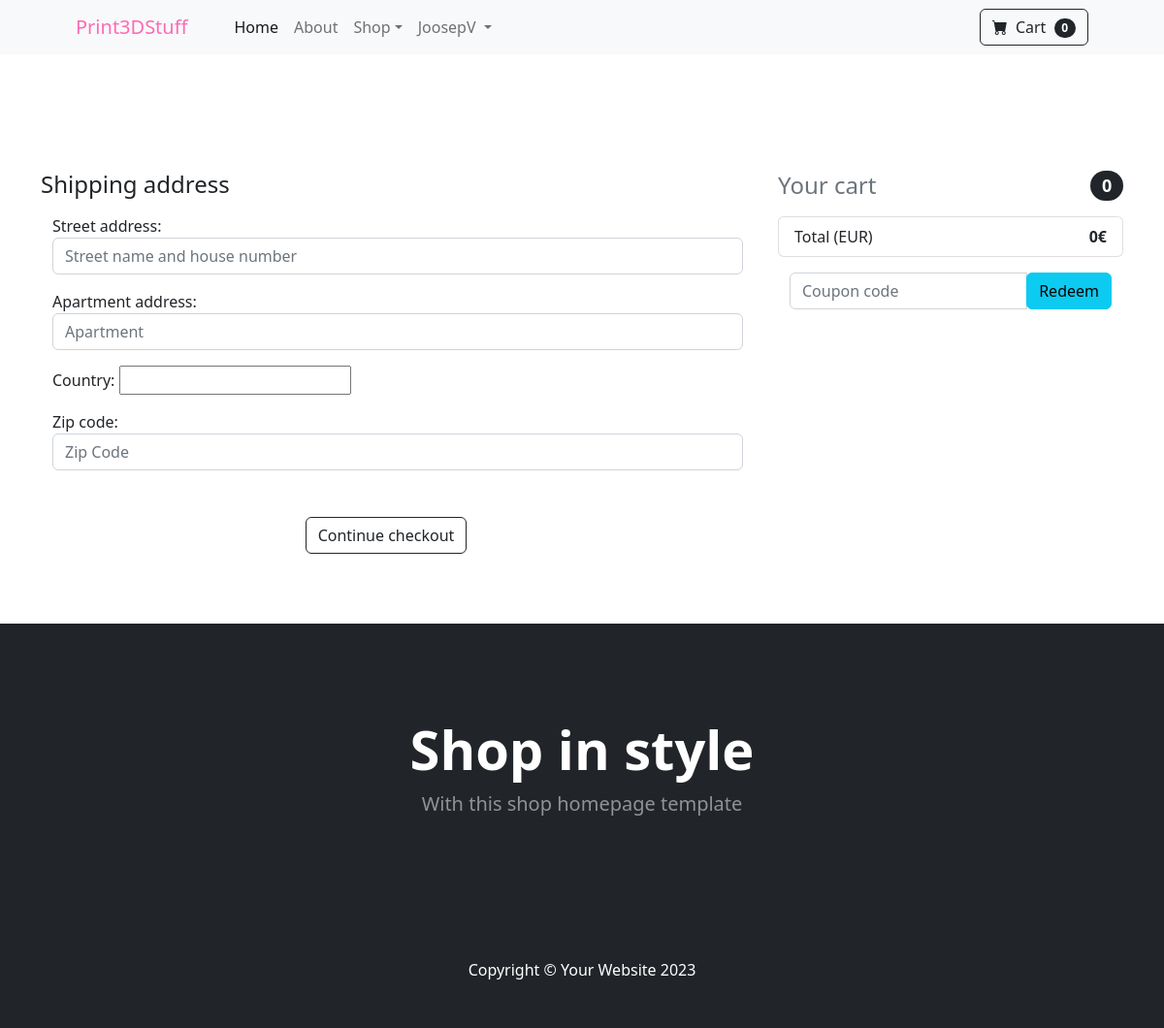
/shipping-address/ (signed in), run on an earlier commit of the app's database.
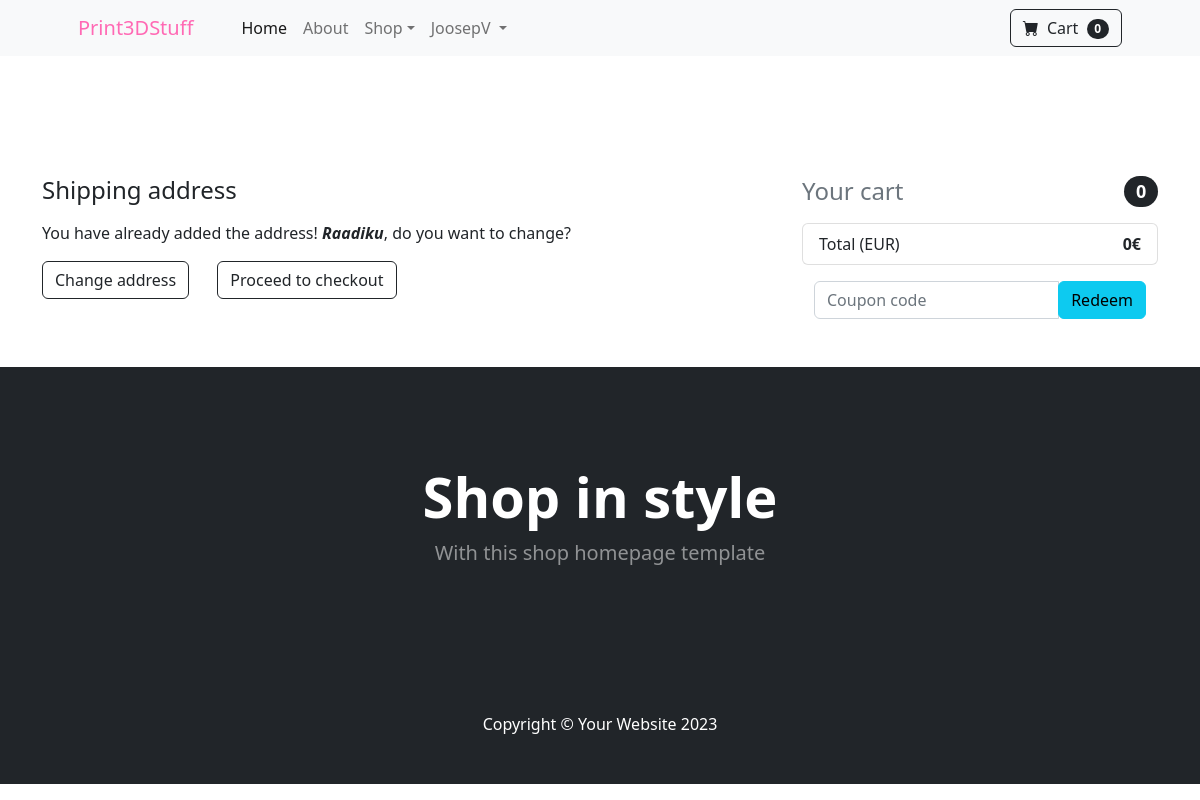
And on a later commit of the database.
### mainapp/models.py (models this page shows, shortened)
class Order(models.Model):
    user = models.ForeignKey(User, on_delete=models.CASCADE)
    order_ref = models.CharField(max_length=20)
    items = models.ManyToManyField(OrderItem)
    ordered_date = models.DateTimeField()
    ordered = models.BooleanField(default=False)
    billing_address = models.ForeignKey('BillingAddress', on_delete=models.SET_NULL, blank=True, null=True)
    coupon = models.ForeignKey('Coupon', on_delete=models.SET_NULL, blank=True, null=True)
    payment = models.ForeignKey('Payment', on_delete=models.SET_NULL, blank=True, null=True)
    delivered = models.BooleanField(default=False)
    received = models.BooleanField(default=False)
    refund_requested = models.BooleanField(default=False)
    refund_granted = models.BooleanField(default=False)
    def total_price(self):
        total = 0
        for order_item in self.items.all():
            total += order_item.final_price()
        if self.coupon:
            total -= self.coupon.amount
        return total

class BillingAddress(models.Model):
    user = models.ForeignKey(User, on_delete=models.CASCADE)
    street_address = models.CharField(max_length=100)
    apartment = models.CharField(max_length=5)
    country = CountryField(blank_label="(select country)", null=True)
    zip = models.CharField(max_length=10)

### mainapp/views.py (the view, shortened to what this page needs)
# urls.py: path('shipping-address/', views.ShippingAddressView.as_view(), name='shipping'),
class ShippingAddressView(View):
    def get(self, *args, **kwargs):
        try:
            order = Order.objects.get(user=self.request.user, ordered=False)
            form = ShippingAddressForm()
            context = {
                'form': form,
                'order': order,
                'couponform': CouponForm(),
                'display_coupon_form': True,
            }
            return render(self.request, 'shipping_address.html', context)
        except ObjectDoesNotExist:
            messages.warning(self.request, 'You do not have an active order.')
            return redirect('mainapp:summary')

### mainapp/forms.py
class ShippingAddressForm(forms.Form):
    street_address = forms.CharField(widget=forms.TextInput(attrs={
        'class': 'form-control',
        'id': 'floatingInput',
        'placeholder': 'Street name and house number',
    }))
    apartment_address = forms.CharField(widget=forms.TextInput(attrs={
        'class': 'form-control',
        'id': 'floatingApartment',
        'placeholder': 'Apartment',
    }))
    country = CountryField(blank_label='Select Country').formfield(widget=CountrySelectWidget(attrs={
        'class': 'form-control',
        'id': 'floatingSelect',
        'placeholder': 'Select Country',
        'aria-label': 'Select country',
    }))
    zip_code = forms.CharField(widget=forms.TextInput(attrs={
        'class': 'form-control',
        'id': 'floatingZip',
        'placeholder': 'Zip Code',
    }))

class CouponForm(forms.Form):
    code = forms.CharField(widget=forms.TextInput(attrs={
        "class": "form-control",
        "placeholder": "Coupon code"
    }))

### templates/shipping_address.html (shortened to what this page needs)
{% extends 'base.html' %}
{% block content %}
<section class="py-5">
  <div class="container">
    <div class="row">
      <div class="col-md-8">
        <h4 class="mb-3">Shipping address</h4>
        {% if order.billing_address %}
        <p>You have already added the address! <i><b>{{ order.billing_address.street_address }}</b></i>, do you want to change?</p>
        <a href="{% url 'mainapp:shipping' %}" class="btn btn-outline-dark mt-auto me-4">Change address</a>
        <a href="{% url 'mainapp:payment' %}" class="btn btn-outline-dark mt-auto me-4">Proceed to checkout</a>
        {% else %}
        <form action="" method="post" autocomplete="off" class="container">
          {{ form.as_p }}
          <div class="card-footer p-4 pt-0 border-top-0 bg-transparent">
            <div class="text-center mt-5">
              <button class="btn btn-outline-dark mt-auto me-4" type="submit">Continue checkout</button>
            </div>
          </div>
        </form>
        {% endif %}
      </div>
      <div class="col-md-4">
        {% include 'cart_snippet.html' %}
      </div>
    </div>
  </div>
</section>
{% endblock %}

### templates/cart_snippet.html (shortened to what this page needs)
<h4 class="d-flex justify-content-between align-items-center mb-3">
  <span class="text-muted">Your cart</span>
  <span class="badge bg-dark text-white ms-1 rounded-pill">{{ order.items.count }}</span>
</h4>
<ul class="list-group mb-3 z-depth-1">
  <li class="list-group-item d-flex justify-content-between">
    <span>Total (EUR)</span>
    <strong>{{ order.total_price }}€</strong>
  </li>
</ul>
{% if display_coupon_form %}
  <form action="{% url 'mainapp:add-coupon' %}" method="post" autocomplete="off" class="container">
    <div class="input-group">
      {{ couponform.code }}
      <div class="input-group-addon">
        <button class="btn btn-info m-0" type="submit">Redeem</button>
      </div>
    </div>
  </form>
{% endif %}

What changed in the data, as far as the page shows it:
changed Order: billing_address_id empty → 4 (drawn); billing_address.street_address (not shown) → "Raadiku"
Also different on the page:
text no longer shown: "Street address: Apartment address: Country: Zip code: Continue checkout"
text now shown: "You have already added the address! , do you want to change? Change address Proceed to checkout"
